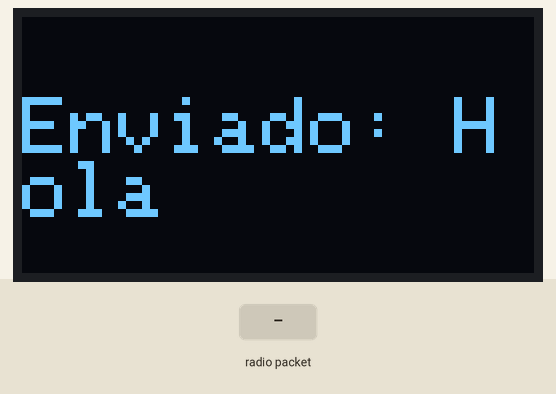
Recording of a sketch running on a simulated Arduino Uno, built for the host (arithmetic inside an expression is 32-bit, double 64-bit). Shown: 128×64 one-colour display. Inputs (shaded band) come from the test bench. No radio packets arrive unless stated; what the sketch prints to the serial monitor is not drawn.

Above: at 1.3 s.
1.4 s: radio packet "OK" arrives
At 2.3 s:
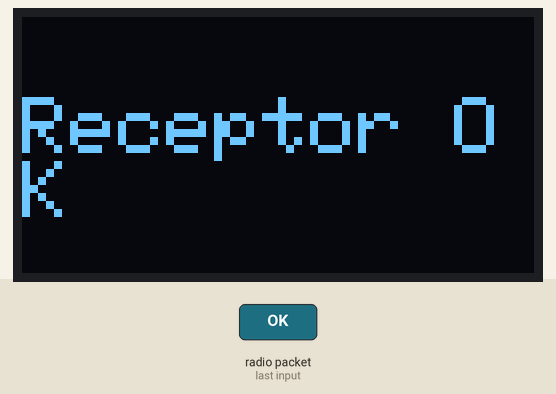
At 7.8 s:
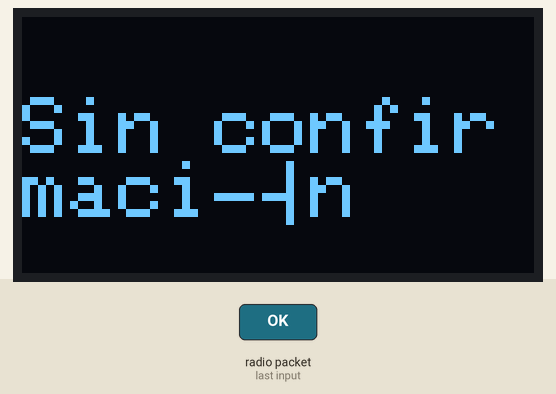
Timing chart, 0 to 8.9 s (numbered marks = the images above; inputs shaded):
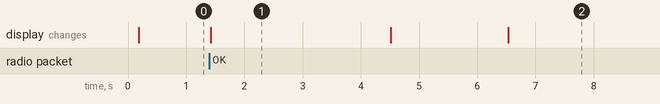

The sketch:

arduinook.ino
```cpp
#include <Wire.h>
#include <Adafruit_GFX.h>
#include <Adafruit_SSD1306.h>
#include <SPI.h>
#include <LoRa.h>
//cris
#define SCREEN_WIDTH 128
#define SCREEN_HEIGHT 64
#define OLED_ADDR 0x3C
Adafruit_SSD1306 display(SCREEN_WIDTH, SCREEN_HEIGHT, &Wire, -1);

// Pines LoRa
#define SCK     5
#define MISO    19
#define MOSI    27
#define SS      18
#define RST     14
#define DIO0    26
#define LORA_BAND 915E6

void setup() {
  Serial.begin(115200);
  while(!Serial);

  // OLED
  if(!display.begin(SSD1306_SWITCHCAPVCC, OLED_ADDR)) {
    Serial.println("OLED no detectada");
    while(true);
  }
  display.clearDisplay();
  display.setTextSize(2);
  display.setTextColor(SSD1306_WHITE);
  display.setCursor(0, 20);
  display.println("Transmisor");
  display.display();

  // LoRa
  SPI.begin(SCK, MISO, MOSI, SS);
  LoRa.setPins(SS, RST, DIO0);
  if(!LoRa.begin(LORA_BAND)) {
    display.clearDisplay();
    display.setCursor(0, 20);
    display.println("Error LoRa");
    display.display();
    Serial.println("Error inicializando LoRa");
    while(true);
  }

  display.clearDisplay();
  display.setCursor(0, 20);
  display.println("LoRa listo");
  display.display();
}

void loop() {
  // Enviar mensaje "Hola"
  LoRa.beginPacket();
  LoRa.print("Hola");
  LoRa.endPacket();
  Serial.println("Mensaje enviado: Hola");

  display.clearDisplay();
  display.setCursor(0, 20);
  display.println("Enviado: Hola");
  display.display();

  // Esperar confirmación del receptor por 2 segundos
  long start = millis();
  bool recibido = false;
  while(millis() - start < 2000) {
    int packetSize = LoRa.parsePacket();
    if(packetSize) {
      String msg = "";
      while(LoRa.available()) {
        msg += (char)LoRa.read();
      }
      if(msg == "OK") {
        recibido = true;
        Serial.println("Receptor confirmó: OK");
        display.clearDisplay();
        display.setCursor(0, 20);
        display.println("Receptor OK");
        display.display();
        break;
      }
    }
  }

  if(!recibido) {
    Serial.println("No se recibió confirmación");
    display.clearDisplay();
    display.setCursor(0, 20);
    display.println("Sin confirmación");
    display.display();
  }

  delay(3000); // espera 3 segundos antes del próximo envío
}
```

Measured:
- after the input at 1.4 s, the display: changes at once (image 1)
- what the display in image 1 shows lasts 3.1 s, from 1.4 s to 4.5 s
